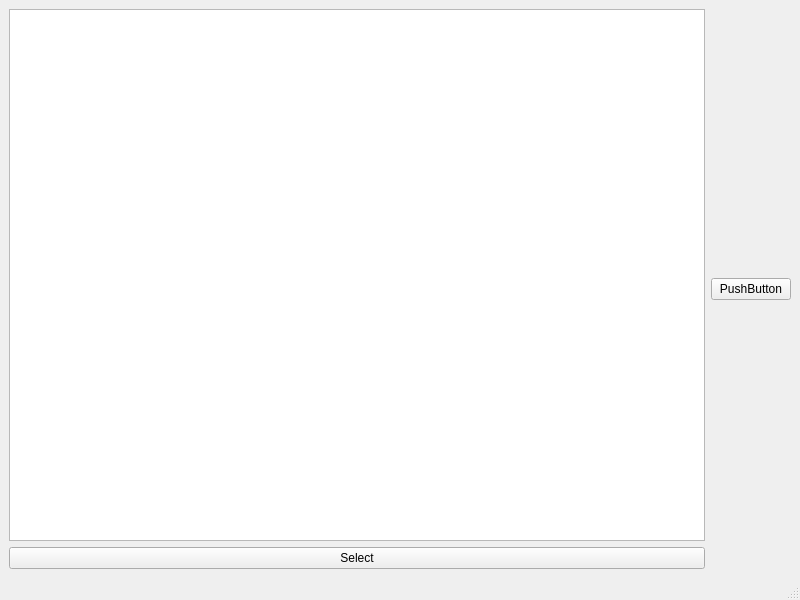
<?xml version="1.0" encoding="UTF-8"?>
<ui version="4.0">
 <class>UIBoard</class>
 <widget class="QMainWindow" name="UIBoard">
  <property name="geometry">
   <rect>
    <x>0</x>
    <y>0</y>
    <width>800</width>
    <height>600</height>
   </rect>
  </property>
  <property name="windowTitle">
   <string>MainWindow</string>
  </property>
  <widget class="QWidget" name="mainhorizontal">
   <layout class="QHBoxLayout" name="horizontalLayout">
    <item>
     <layout class="QVBoxLayout" name="MHvertical_1">
      <item>
       <widget class="QListWidget" name="MHVList"/>
      </item>
      <item>
       <widget class="QPushButton" name="pushButton_2">
        <property name="text">
         <string>Select</string>
        </property>
       </widget>
      </item>
     </layout>
    </item>
    <item>
     <layout class="QVBoxLayout" name="MHvertical_2">
      <item>
       <layout class="QGridLayout" name="SV2grid_1">
        <item row="0" column="0">
         <widget class="QPushButton" name="pushButton">
          <property name="text">
           <string>PushButton</string>
          </property>
         </widget>
        </item>
       </layout>
      </item>
     </layout>
    </item>
   </layout>
  </widget>
  <widget class="QMenuBar" name="menubar">
   <property name="geometry">
    <rect>
     <x>0</x>
     <y>0</y>
     <width>800</width>
     <height>22</height>
    </rect>
   </property>
  </widget>
  <widget class="QStatusBar" name="statusbar"/>
 </widget>
 <resources/>
 <connections/>
</ui>
